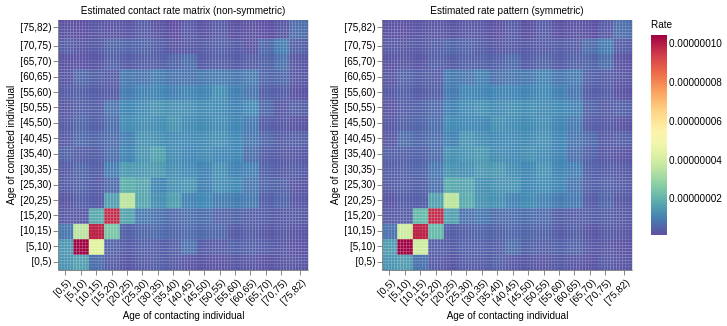

Here is the notebook cell this chart was saved with:
### Code cell
plt_non_sym = plot_mosaic_pixilated(
  rate_est,
  age_bins,
  title="Estimated contact rate matrix (non-symmetric)",
  zlabel="Rate"
)

plt_sym = plot_mosaic_pixilated(
  rate_est_sym,
  age_bins,
  title="Estimated rate pattern (symmetric)",
  zlabel="Rate"
)

alt.hconcat(plt_non_sym, plt_sym)

### Figure 1 — Vega-Lite specification as saved in the notebook (floating-point values rounded to 4 significant figures; data arrays with more than 128 entries replaced by an {"elided": "..."} marker saying what was removed)
{"config": {"view": {"continuousWidth": 300, "continuousHeight": 300}}, "hconcat": [{"data": {"name": "data-26ca605ac71579ca66082cc68f73aeb1"}, "mark": {"type": "rect"}, "encoding": {"color": {"field": "z", "legend": {"labelFontSize": 10, "labelFontWeight": "normal", "orient": "right", "titleFontSize": 10, "titleFontWeight": "normal"}, "scale": {"reverse": true, "scheme": "spectral"}, "title": "Rate", "type": "quantitative"}, "x": {"axis": {"grid": false, "labelAngle": -45, "labelExpr": "{'2':'[0,5)', '7':'[5,10)', '12':'[10,15)', '17':'[15,20)', '22':'[20,25)', '27':'[25,30)', '32':'[30,35)', '37':'[35,40)', '42':'[40,45)', '47':'[45,50)', '52':'[50,55)', '57':'[55,60)', '62':'[60,65)', '67':'[65,70)', '72':'[70,75)', '78':'[75,82)'}[datum.value]", "labelFontSize": 10, "labelFontWeight": "normal", "titleFontSize": 10, "titleFontWeight": "normal", "values": [2.0, 7.0, 12.0, 17.0, 22.0, 27.0, 32.0, 37.0, 42.0, 47.0, 52.0, 57.0, 62.0, 67.0, 72.0, 78.0]}, "field": "x", "title": "Age of contacting individual", "type": "ordinal"}, "y": {"axis": {"grid": false, "labelExpr": "{'2':'[0,5)', '7':'[5,10)', '12':'[10,15)', '17':'[15,20)', '22':'[20,25)', '27':'[25,30)', '32':'[30,35)', '37':'[35,40)', '42':'[40,45)', '47':'[45,50)', '52':'[50,55)', '57':'[55,60)', '62':'[60,65)', '67':'[65,70)', '72':'[70,75)', '78':'[75,82)'}[datum.value]", "labelFontSize": 10, "labelFontWeight": "normal", "titleFontSize": 10, "titleFontWeight": "normal", "values": [2.0, 7.0, 12.0, 17.0, 22.0, 27.0, 32.0, 37.0, 42.0, 47.0, 52.0, 57.0, 62.0, 67.0, 72.0, 78.0]}, "field": "y", "scale": {"reverse": true}, "title": "Age of contacted individual", "type": "ordinal"}}, "height": 250, "title": {"text": "Estimated contact rate matrix (non-symmetric)", "anchor": "middle", "fontSize": 10, "fontWeight": "normal"}, "width": 250}, {"data": {"name": "data-77bee6ae4e729b55ec1dd9ff17b69de6"}, "mark": {"type": "rect"}, "encoding": {"color": {"field": "z", "legend": {"labelFontSize": 10, "labelFontWeight": "normal", "orient": "right", "titleFontSize": 10, "titleFontWeight": "normal"}, "scale": {"reverse": true, "scheme": "spectral"}, "title": "Rate", "type": "quantitative"}, "x": {"axis": {"grid": false, "labelAngle": -45, "labelExpr": "{'2':'[0,5)', '7':'[5,10)', '12':'[10,15)', '17':'[15,20)', '22':'[20,25)', '27':'[25,30)', '32':'[30,35)', '37':'[35,40)', '42':'[40,45)', '47':'[45,50)', '52':'[50,55)', '57':'[55,60)', '62':'[60,65)', '67':'[65,70)', '72':'[70,75)', '78':'[75,82)'}[datum.value]", "labelFontSize": 10, "labelFontWeight": "normal", "titleFontSize": 10, "titleFontWeight": "normal", "values": [2.0, 7.0, 12.0, 17.0, 22.0, 27.0, 32.0, 37.0, 42.0, 47.0, 52.0, 57.0, 62.0, 67.0, 72.0, 78.0]}, "field": "x", "title": "Age of contacting individual", "type": "ordinal"}, "y": {"axis": {"grid": false, "labelExpr": "{'2':'[0,5)', '7':'[5,10)', '12':'[10,15)', '17':'[15,20)', '22':'[20,25)', '27':'[25,30)', '32':'[30,35)', '37':'[35,40)', '42':'[40,45)', '47':'[45,50)', '52':'[50,55)', '57':'[55,60)', '62':'[60,65)', '67':'[65,70)', '72':'[70,75)', '78':'[75,82)'}[datum.value]", "labelFontSize": 10, "labelFontWeight": "normal", "titleFontSize": 10, "titleFontWeight": "normal", "values": [2.0, 7.0, 12.0, 17.0, 22.0, 27.0, 32.0, 37.0, 42.0, 47.0, 52.0, 57.0, 62.0, 67.0, 72.0, 78.0]}, "field": "y", "scale": {"reverse": true}, "title": "Age of contacted individual", "type": "ordinal"}}, "height": 250, "title": {"text": "Estimated rate pattern (symmetric)", "anchor": "middle", "fontSize": 10, "fontWeight": "normal"}, "width": 250}], "$schema": "https://vega.github.io/schema/vega-lite/v5.20.1.json", "datasets": {"data-26ca605ac71579ca66082cc68f73aeb1": {"elided": "6561 records"}, "data-77bee6ae4e729b55ec1dd9ff17b69de6": {"elided": "6561 records"}}}
